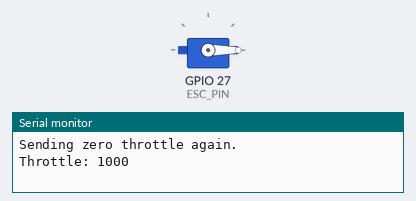
A program run on a simulated ESP32. Shown: servo, the last lines printed to the serial monitor.

Above: at 3.05 s.
At 3.95 s:
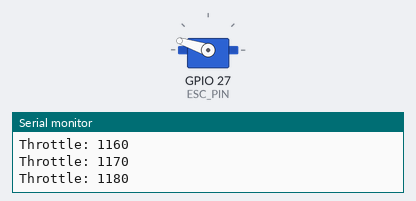
At 5.0 s:
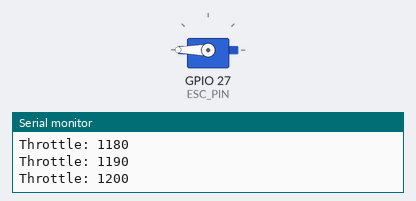
At 7.0 s:
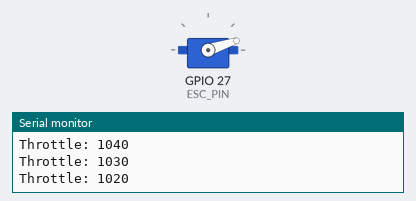
Timing chart, 0 to 10.9 s (numbered marks = the images above):
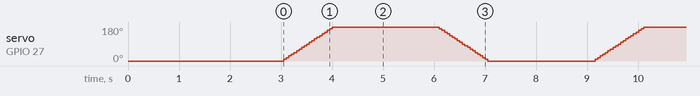

The program:

main.cpp
```cpp
#include <Arduino.h>
#include <ESP32Servo.h>

const int ESC_PIN = 27;  // GPIO pin connected to the ESC
const int MIN_THROTTLE = 1000;  // Minimum throttle (1ms pulse width)
const int MAX_THROTTLE_20_PERCENT = 1200;  // Maximum throttle at 20% (1.6ms pulse width)
const int FREQUENCY = 50;  // 50Hz frequency for ESC

// Initialize the Servo object for ESC control
Servo escServo;

void setup() {
  // Start Serial communication for debugging
  Serial.begin(115200);
  Serial.println("Starting PWM control using ESP32Servo...");

  // Attach the ESC to the specified GPIO pin
  escServo.setPeriodHertz(FREQUENCY);  // Set frequency to 50Hz
  escServo.attach(ESC_PIN, MIN_THROTTLE, MAX_THROTTLE_20_PERCENT); // Attach to the ESC pin

  // Initial throttle setting (this will arm the ESC if it's idle)
  Serial.println("Sending minimum throttle for arming sequence...");
  escServo.writeMicroseconds(MIN_THROTTLE);  // Minimum throttle to arm the ESC
  delay(2000);  // Wait for arming sequence

  // Send zero throttle value to complete arming sequence
  Serial.println("Sending zero throttle to complete the arming sequence...");
  escServo.writeMicroseconds(MIN_THROTTLE);  // Zero throttle
  delay(1000);  // Allow ESC to register the zero throttle

  // Send zero throttle again (or fail-safe throttle if desired)
  Serial.println("Sending zero throttle again.");
  escServo.writeMicroseconds(MIN_THROTTLE);  // Zero throttle again
}

void loop() {
  // You can implement logic to gradually increase or decrease the throttle here
  // Example: Ramp up throttle from min to 20% max

  // Ramp up throttle from minimum to 20% of maximum (1600 µs)
  for (int pulse = MIN_THROTTLE; pulse <= MAX_THROTTLE_20_PERCENT; pulse += 10) {
    escServo.writeMicroseconds(pulse);
    Serial.print("Throttle: ");
    Serial.println(pulse);
    delay(50);  // Ramp up slowly
  }

  delay(2000); // Hold throttle for 2 seconds

  // Ramp down throttle from 20% of maximum to minimum
  for (int pulse = MAX_THROTTLE_20_PERCENT; pulse >= MIN_THROTTLE; pulse -= 10) {
    escServo.writeMicroseconds(pulse);
    Serial.print("Throttle: ");
    Serial.println(pulse);
    delay(50);  // Ramp down slowly
  }

  delay(2000); // Hold minimum throttle for 2 seconds
}
```
